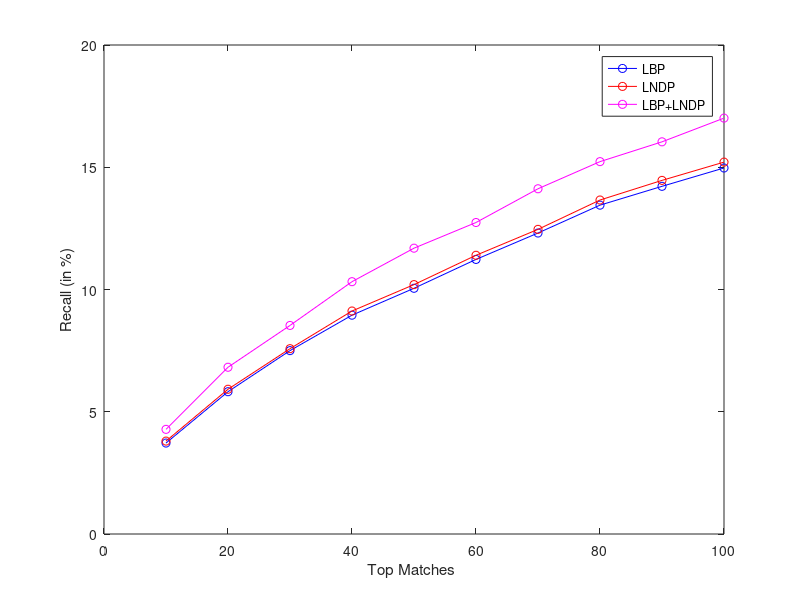

Write MATLAB code to recreate this figure.
r=[10 20 30 40 50 60 70 80 90 100];
recall_lbp=[3.72 5.82 7.50 8.95 10.05 11.23 12.31 13.45 14.22 14.97];
recall_lndp=[3.80 5.92 7.58 9.12 10.20  11.4 12.46 13.66 14.463  15.21];
recall_combine=[4.28 6.82 8.53 10.32 11.69 12.74 14.12 15.23 16.04 17.01];
plot(r,recall_lbp,'-bo',r,recall_lndp,'-ro',r,recall_combine,'-mo');
xlabel('Top Matches ');
ylabel('Recall (in %)');

legend('LBP','LNDP','LBP+LNDP');